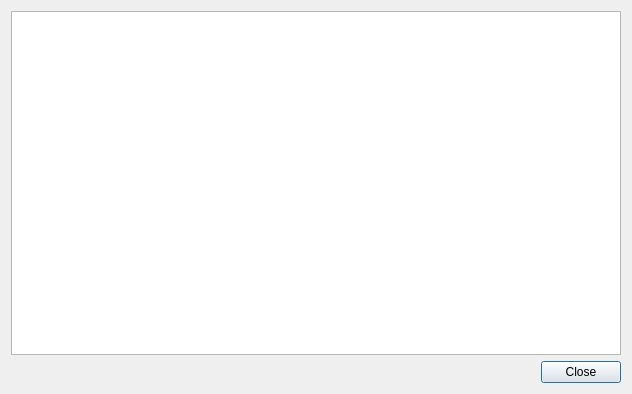
<?xml version="1.0" encoding="UTF-8"?>
<ui version="4.0">
 <class>Dialog</class>
 <widget class="QDialog" name="Dialog">
  <property name="geometry">
   <rect>
    <x>0</x>
    <y>0</y>
    <width>632</width>
    <height>394</height>
   </rect>
  </property>
  <property name="windowTitle">
   <string>Recharge History</string>
  </property>
  <layout class="QGridLayout" name="gridLayout">
   <item row="1" column="0">
    <spacer name="horizontalSpacer">
     <property name="orientation">
      <enum>Qt::Horizontal</enum>
     </property>
     <property name="sizeHint" stdset="0">
      <size>
       <width>40</width>
       <height>20</height>
      </size>
     </property>
    </spacer>
   </item>
   <item row="1" column="1">
    <widget class="QPushButton" name="closeBtn">
     <property name="text">
      <string>Close</string>
     </property>
    </widget>
   </item>
   <item row="0" column="0" colspan="2">
    <widget class="QTableWidget" name="tableWidget">
     <property name="editTriggers">
      <set>QAbstractItemView::NoEditTriggers</set>
     </property>
     <attribute name="horizontalHeaderStretchLastSection">
      <bool>true</bool>
     </attribute>
    </widget>
   </item>
  </layout>
 </widget>
 <resources/>
 <connections/>
</ui>
